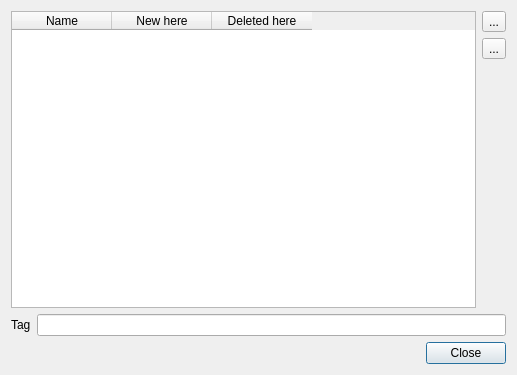
<?xml version="1.0" encoding="UTF-8"?>
<ui version="4.0">
 <class>ManageTags</class>
 <widget class="QDialog" name="ManageTags">
  <property name="geometry">
   <rect>
    <x>0</x>
    <y>0</y>
    <width>517</width>
    <height>375</height>
   </rect>
  </property>
  <property name="windowTitle">
   <string>Dialog</string>
  </property>
  <layout class="QGridLayout" name="gridLayout_2">
   <item row="0" column="0">
    <layout class="QGridLayout" name="gridLayout">
     <item row="0" column="0" rowspan="2">
      <widget class="QTableWidget" name="tbwTags">
       <property name="palette">
        <palette>
         <active>
          <colorrole role="Highlight">
           <brush brushstyle="SolidPattern">
            <color alpha="255">
             <red>0</red>
             <green>120</green>
             <blue>215</blue>
            </color>
           </brush>
          </colorrole>
         </active>
         <inactive>
          <colorrole role="Highlight">
           <brush brushstyle="SolidPattern">
            <color alpha="255">
             <red>0</red>
             <green>120</green>
             <blue>215</blue>
            </color>
           </brush>
          </colorrole>
         </inactive>
         <disabled>
          <colorrole role="Highlight">
           <brush brushstyle="SolidPattern">
            <color alpha="255">
             <red>0</red>
             <green>120</green>
             <blue>215</blue>
            </color>
           </brush>
          </colorrole>
         </disabled>
        </palette>
       </property>
       <property name="editTriggers">
        <set>QAbstractItemView::NoEditTriggers</set>
       </property>
       <property name="showDropIndicator" stdset="0">
        <bool>false</bool>
       </property>
       <property name="alternatingRowColors">
        <bool>true</bool>
       </property>
       <property name="selectionMode">
        <enum>QAbstractItemView::SingleSelection</enum>
       </property>
       <property name="selectionBehavior">
        <enum>QAbstractItemView::SelectRows</enum>
       </property>
       <attribute name="horizontalHeaderVisible">
        <bool>true</bool>
       </attribute>
       <attribute name="verticalHeaderVisible">
        <bool>false</bool>
       </attribute>
       <column>
        <property name="text">
         <string>Name</string>
        </property>
       </column>
       <column>
        <property name="text">
         <string>New here</string>
        </property>
       </column>
       <column>
        <property name="text">
         <string>Deleted here</string>
        </property>
       </column>
      </widget>
     </item>
     <item row="0" column="1">
      <layout class="QVBoxLayout" name="verticalLayout">
       <item>
        <widget class="QToolButton" name="tbAdd">
         <property name="text">
          <string>...</string>
         </property>
         <property name="icon">
          <iconset resource="resources.qrc">
           <normaloff>:/icons/list-add.png</normaloff>:/icons/list-add.png</iconset>
         </property>
        </widget>
       </item>
       <item>
        <widget class="QToolButton" name="tbDel">
         <property name="text">
          <string>...</string>
         </property>
         <property name="icon">
          <iconset resource="resources.qrc">
           <normaloff>:/icons/list-remove.png</normaloff>:/icons/list-remove.png</iconset>
         </property>
        </widget>
       </item>
      </layout>
     </item>
     <item row="1" column="1">
      <spacer name="verticalSpacer">
       <property name="orientation">
        <enum>Qt::Vertical</enum>
       </property>
       <property name="sizeHint" stdset="0">
        <size>
         <width>20</width>
         <height>40</height>
        </size>
       </property>
      </spacer>
     </item>
    </layout>
   </item>
   <item row="1" column="0">
    <layout class="QHBoxLayout" name="horizontalLayout">
     <item>
      <widget class="QLabel" name="label_2">
       <property name="text">
        <string>Tag</string>
       </property>
      </widget>
     </item>
     <item>
      <widget class="QLineEdit" name="leLabel"/>
     </item>
    </layout>
   </item>
   <item row="2" column="0">
    <layout class="QHBoxLayout" name="horizontalLayout_2">
     <item>
      <spacer name="horizontalSpacer">
       <property name="orientation">
        <enum>Qt::Horizontal</enum>
       </property>
       <property name="sizeHint" stdset="0">
        <size>
         <width>40</width>
         <height>20</height>
        </size>
       </property>
      </spacer>
     </item>
     <item>
      <widget class="QPushButton" name="pbClose">
       <property name="text">
        <string>Close</string>
       </property>
      </widget>
     </item>
    </layout>
   </item>
  </layout>
 </widget>
 <resources>
  <include location="resources.qrc"/>
 </resources>
 <connections/>
</ui>
